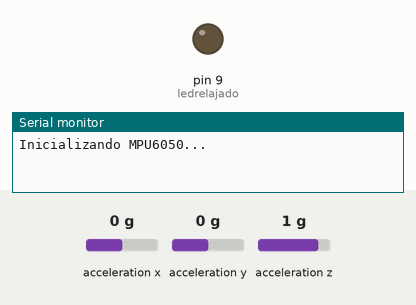
Recording of a sketch running on a simulated Arduino Uno, built with avr-gcc and run on an emulated ATmega328P. Shown: output pins drawn as LEDs (lit = HIGH), the last lines printed to the serial monitor. The inputs (shaded band) are chosen by the test bench; at power-on: acceleration x 0 g, acceleration y 0 g, acceleration z 1 g.

Above: at 0.1 s.
At 3.3 s:
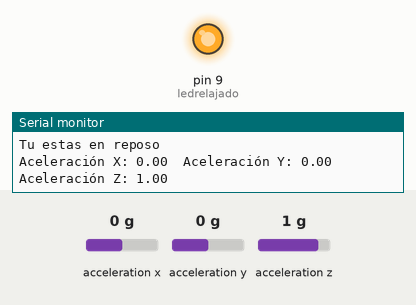
Timing chart, 0 to 4.8 s (numbered marks = the images above):
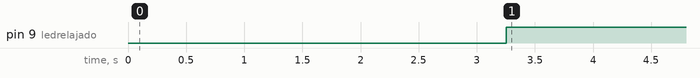

Measured:
- by itself, pin 9 (ledrelajado): LOW → HIGH at 3.3 s

The sketch:

actividad.ino
```cpp
#include <MAX30100.h>

#include <Wire.h>
#include <MPU6050.h>


MPU6050 mpu;
// aceleracion
float accelX = 0;
float accelY = 0;
float accelZ = 0;

//Pines para la detección
 bool pulsorelajado = false ;
 int ledrelajado = 9;
 int ledcaminata = 10;
 int ledactividad = 11;
 int alertabuzz = 12;
//Promedio de la señal
const int BUFFER_SIZE = 50; // Definimos el tamaño del búfer y el índice del búfer
float bufferX[BUFFER_SIZE];
float bufferY[BUFFER_SIZE];
float bufferZ[BUFFER_SIZE];
int bufferIndex = 0;


void setup() {
  Serial.begin(9600);
  Wire.begin();
  mpu.initialize();
  Serial.println("Inicializando MPU6050...");
  delay(3000);
  pinMode(ledrelajado,OUTPUT);
  pinMode(pulsorelajado,OUTPUT);
}

void Ledmuestra(int pin, int duration) {
  digitalWrite(pin, HIGH);
  delay(duration);
  digitalWrite(pin, LOW);
  delay(duration);
}

void loop() {
 int16_t ax = mpu.getAccelerationX();
  int16_t ay = mpu.getAccelerationY();
  int16_t az = mpu.getAccelerationZ();

  float accelX = ax / 16384.0;
  float accelY = ay / 16384.0;
  float accelZ = az / 16384.0;

  Serial.print("Aceleración X: ");
  Serial.print(accelX);
  Serial.print("  Aceleración Y: ");
  Serial.print(accelY);
  Serial.print("  Aceleración Z: ");
  Serial.println(accelZ);

  delay(250);

//Detección del pulso


// MOnitor ejercicio

if  (-1.2 < accelZ < -0.8  ||  0.0 < accelY < 0.16 || -0.05 < accelX < 0.12) {
    Serial.println("Tu estas en reposo");
    digitalWrite(ledrelajado,HIGH);
  }
//caminata
else if(0.16 < accelY < 0.6 & -0.6 < accelZ < 1.2){
  //caminata
  Serial.println("estas caminando");
  digitalWrite(ledrelajado,LOW);
  Ledmuestra(ledcaminata,500);
  //eJercicio
}
 else if(-0.2 < accelX < 0.3 ){
   Serial.print("estas haciendo jumpingjacks ");


 }
  //}
  //CAMINATA

}
```
